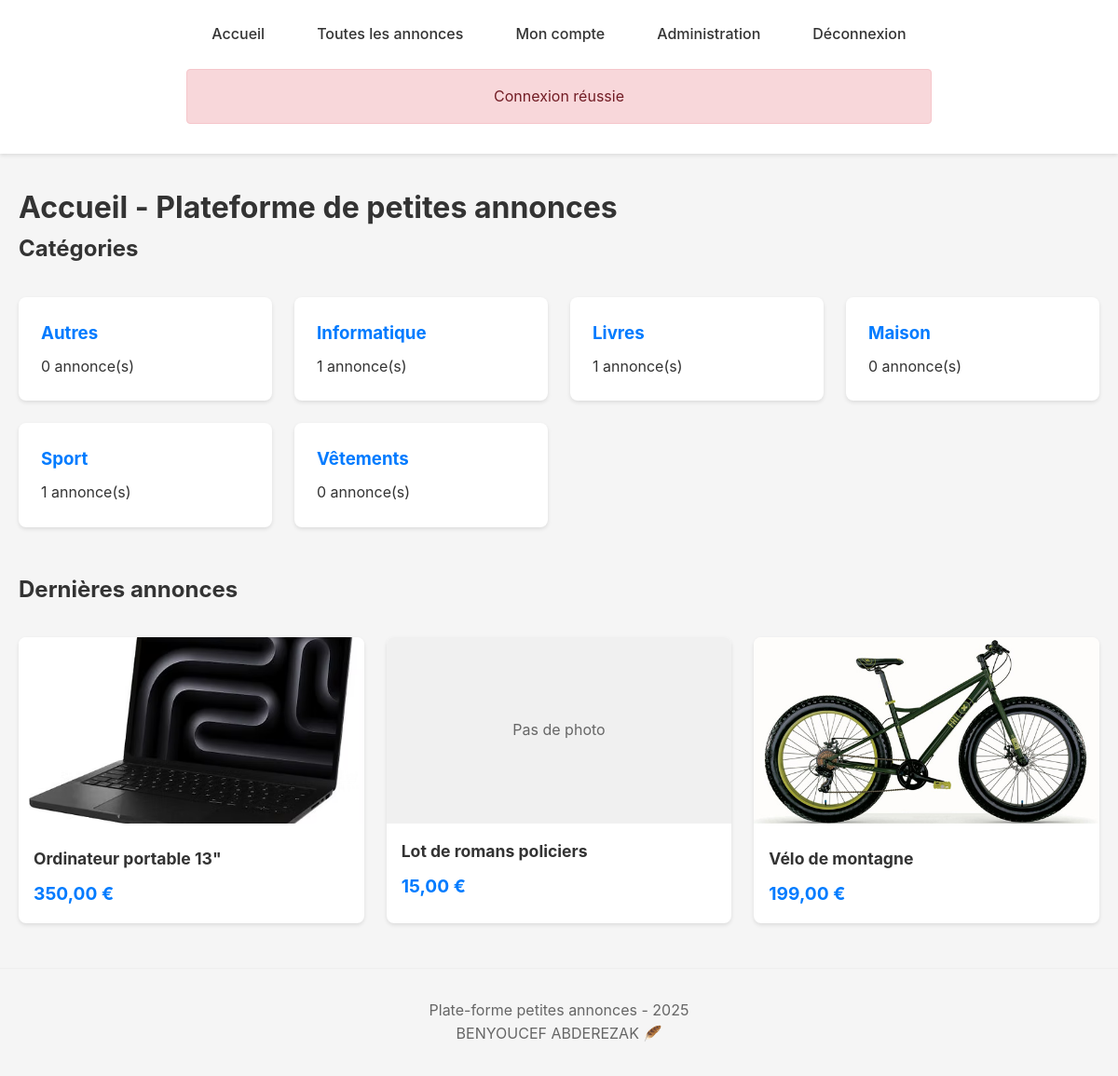
The page /site.php (signed in) on the database its author committed.
### tables this page shows
CREATE TABLE categories (
    id VARCHAR(50) PRIMARY KEY,
    name VARCHAR(100) NOT NULL
);

CREATE TABLE annonces (
    id VARCHAR(100) PRIMARY KEY,
    title VARCHAR(100) NOT NULL,
    description TEXT NOT NULL,
    price INT NOT NULL,
    category_id VARCHAR(50) NOT NULL,
    seller_email VARCHAR(255) NOT NULL,
    photos JSON,
    delivery_modes JSON NOT NULL,
    created_date TIMESTAMP DEFAULT CURRENT_TIMESTAMP,
    sold BOOLEAN DEFAULT FALSE,

    CONSTRAINT fk_annonces_category FOREIGN KEY (category_id) REFERENCES categories(id) ON DELETE CASCADE,
    CONSTRAINT fk_annonces_seller   FOREIGN KEY (seller_email)  REFERENCES users(email)    ON DELETE CASCADE
);

### src/control/Controller.php (called while the page is built, shortened)
<?php
require_once("view/View.php");
require_once("model/Annonce.php");
class Controller{
    protected $view;
    protected $annonceStorage;
    protected $categoryStorage;
    public function __construct($view, $annonceStorage, $userStorage, $categoryStorage, $achatStorage){
        $this->view = $view;
        $this->annonceStorage = $annonceStorage;
        $this->categoryStorage = $categoryStorage;
    }
    public function showHome(){
        $categories = $this->categoryStorage->readAll();
        $annonces = $this->annonceStorage->readAllNotSold();
        $last = array_slice($annonces, -4, 4, true);
        $countAnnoncesCat = [];
        if(!empty($categories)){
            foreach($categories as $category){
                $countAnnoncesCat[$category->getId()] = $this->categoryStorage->countAnnonces($category->getId());
            }
        }
        $this->view->prepareHomePage($categories, $last, $countAnnoncesCat);
    }
}

### src/Router.php (called while the page is built, shortened)
<?php
require_once("control/Controller.php");
require_once("view/View.php");
class Router{
    public function main($annonceStorage = null, $userStorage =null, $categoryStorage = null, $achatStorage = null){
        $feedback = null;
        if (isset($_SESSION['feedback'])){
            $feedback = $_SESSION['feedback'];
        }
        $view = new View($this, $feedback);
        $controller = new Controller($view, $annonceStorage, $userStorage, $categoryStorage, $achatStorage);
        $userController = new UserController($view, $annonceStorage, $userStorage, $categoryStorage, $achatStorage);
        $adminController = new AdminController($view, $annonceStorage, $userStorage, $categoryStorage, $achatStorage);
        $action = isset($_GET['action']) ? $_GET['action'] : null;
        $id = isset($_GET['id']) ? $_GET['id'] : null;
        $categoryId = isset($_GET['category']) ? $_GET['category'] : null;
        if($action === 'liste'){
            $controller->showList($categoryId);
        }elseif($action === 'nouveau'){
            $controller->createNewAnnonce();
        }elseif($action === 'sauverNouveau'){
            $controller->saveNewAnnonce($_POST, $_FILES);
        }elseif($action === 'supprimer' && $id){
            $controller->deleteAnnonce($id);
        }elseif($action === 'acheter' && $id){
            $controller->purchaseAnnonce($id, $_POST);
        }elseif($action === 'confirmer' && $id){
            $controller->confirmReception($id);
        }elseif($action === 'connexion'){
            $userController->showLogin();
        }elseif($action === 'connexionPost'){
            $userController->login($_POST);
        }elseif($action === 'inscription'){
            $userController->showRegister();
        }elseif($action === 'inscriptionPost'){
            $userController->register($_POST);
        }elseif($action === 'deconnexion'){
            $userController->logout();
        }elseif($action === 'profil'){
            $userController->showProfile();
        }elseif($action === 'admin'){
            $adminController->showAdmin();
        }elseif($action === 'supprimerUtilisateur' && isset($_GET['email'])){
            $adminController->deleteUser($_GET['email']);
        }elseif($action === 'creerCategorie'){
            $adminController->createCategory($_POST);
        }elseif($action === 'modifierCategorie' && $id){
            $adminController->updateCategory($id, $_POST);
        }elseif($action === 'supprimerCategorie' && $id){
            $adminController->deleteCategory($id);
        }elseif ($id){
            $controller->showAnnonce($id);
        }else{
            $controller->showHome();
        }
    }
    protected function scriptName(){
        return htmlspecialchars(basename($_SERVER['PHP_SELF']));
    }
    public function getListURL($categoryId = null){
        $url = $this->scriptName() . "?action=liste";
        if ($categoryId) {
            $url .= "&category=" . urlencode($categoryId);
        }
        return $url;
    }
    public function getCategoryURL($categoryId){
        return $this->getListURL($categoryId);
    }
    public function getAnnonceURL($id){
        return $this->scriptName() . "?id=" . urlencode($id);
    }
}

### site.php (called while the page is built, shortened)
<?php
require_once("Router.php");
require_once("model/AnnonceStorageSql.php");
require_once("model/CategoryStorageSql.php");
$annonceStorage = new AnnonceStorageSql();
$userStorage = new UserStorageSql();
$categoryStorage = new CategoryStorageSql();
$achatStorage = new AchatStorageSql();
$router = new Router();
$router->main($annonceStorage, $userStorage, $categoryStorage, $achatStorage);

### src/model/Category.php (called while the page is built, shortened)
<?php
class Category{
    protected $id;
    protected $name;
    public function __construct($id, $name) {
        $this->id = $id;
        $this->name = $name;
    }
    public function getId() { return $this->id; }
    public function getName() { return $this->name; }
}

### src/model/CategoryStorageSql.php (called while the page is built, shortened)
<?php
require_once("Category.php");
require_once("config/Database.php");
class CategoryStorageSql implements CategoryStorage{
    private $pdo;
    public function __construct(){
        $this->pdo = Database::getInstance();
    }
    public function readAll(){
        $stmt = $this->pdo->query("SELECT * FROM categories ORDER BY name");
        $rows = $stmt->fetchAll(PDO::FETCH_ASSOC);
        $categories = [];
        foreach ($rows as $row) {
            $categories[$row['id']] = $this->rowToCategory($row);
        }
        return $categories;
    }
    private function rowToCategory($row){
        return new Category($row['id'], $row['name']);
    }
}

### src/config/Database.php (called while the page is built, shortened)
<?php
class Database{
    private static $instance = null;
    private function __construct(){
        try{
            $this->pdo = new PDO(
                "mysql:host=" . DB_HOST . ";dbname=" . DB_NAME . ";charset=utf8",
                DB_USER,
                DB_PASS,
                [PDO::ATTR_ERRMODE => PDO::ERRMODE_EXCEPTION]
            );
        } catch (PDOException $e){
            echo "Connexion à MySQL impossible : ", $e->getMessage();
        }
    }
    public static function getInstance(){
        if(self::$instance === null){
            self::$instance = new Database();
        }
        return self::$instance->pdo;
    }
}

### src/model/Annonce.php (called while the page is built, shortened)
<?php
class Annonce{
    protected $title;
    protected $price;
    protected $photos;
    public function __construct($title, $description, $priceCentimes, $categoryId, $sellerEmail, $deliveryModes = array(), $photos = array()) {
        $this->title = $title;
        $this->price = (int)$priceCentimes;
        $this->photos = is_array($photos) ? $photos : array();
    }
    public function getTitle(){
        return $this->title;
    }
    public function getPriceFormatted(){
        return number_format($this->price / 100, 2, ',', ' ') . " €";
    }
    public function getFirstPhotoUrl(){
        return count($this->photos) ? 'uploads/annonces/' . $this->photos[0] : null;
    }
}

### src/model/AnnonceStorageSql.php (called while the page is built, shortened)
<?php
require_once("Annonce.php");
require_once("config/Database.php");
class AnnonceStorageSql implements AnnonceStorage{
    private $pdo;
    public function __construct(){
        $this->pdo = Database::getInstance();
    }
    public function readAllNotSold(){
        $stmt = $this->pdo->prepare("
            SELECT * FROM annonces
            WHERE sold = 0
            ORDER BY created_date DESC
        ");
        $stmt->execute();
        $rows = $stmt->fetchAll(PDO::FETCH_ASSOC);
        $annonces = [];
        foreach ($rows as $row){
            $annonces[$row['id']] = $this->rowToAnnonce($row);
        }
        return $annonces;
    }
    private function rowToAnnonce($row){
        $photos = json_decode($row['photos'], true) ?: [];
        $delivery_modes = json_decode($row['delivery_modes'], true) ?: [];
        $annonce = new Annonce(
            $row['title'],
            $row['description'],
            $row['price'],
            $row['category_id'],
            $row['seller_email'],
            $delivery_modes,
            $photos
        );
        $annonce->setCreatedDate(new DateTime($row['created_date']));
        $annonce->setSold($row['sold']);
        return $annonce;
    }
}

### src/view/UserView.php (the view, shortened to what this page needs)
<?php
class UserView {
    protected $router;
    public function __construct($router){
        $this->router = $router;
    }
    public function renderHomePage($categories, $lastAnnonces, $countAnnoncesCat){
        $html = "<div class='home-page'>";
        $html .= "<section class='categories-section'>";
        $html .= "<h2>Catégories</h2>";
        $html .= "<div class='categories-grid'>";
        foreach ($categories as $category) {
            $count = $countAnnoncesCat[$category->getId()];
            $html .= "<a href='" . $this->router->getCategoryURL($category->getId()) . "' class='category-card'>";
            $html .= "<h3>" . htmlspecialchars($category->getName()) . "</h3>";
            $html .= "<p>" . $count . " annonce(s)</p>";
            $html .= "</a>";
        }
        $html .= "</div>";
        $html .= "</section>";
        $html .= "<section class='last-annonces'>";
        $html .= "<h2>Dernières annonces</h2>";
        if (empty($lastAnnonces)) {
            $html .= "<p>Aucune annonce pour le moment.</p>";
        } else {
            $html .= "<div class='annonces-grid'>";
            foreach ($lastAnnonces as $id => $a) {
                $html .= $this->renderAnnonceCard($a, $id);
            }
            $html .= "</div>";
        }
        $html .= "</section>";
        $html .= "</div>";
        return $html;
    }
    protected function renderAnnonceCard($annonce, $id, $showDelete = false){
        $html = "<div class='annonce-card'>";
        $html .= "<a href='" . $this->router->getAnnonceURL($id) . "'>";
        if ($annonce->getFirstPhotoUrl()) {
            $html .= "<img src='" . htmlspecialchars($annonce->getFirstPhotoUrl()) . "' alt='' class='annonce-thumb'>";
        } else {
            $html .= "<div class='annonce-thumb no-photo'>Pas de photo</div>";
        }
        $html .= "<h3>" . htmlspecialchars($annonce->getTitle()) . "</h3>";
        $html .= "<div class='annonce-price'>" . htmlspecialchars($annonce->getPriceFormatted()) . "</div>";
        $html .= "</a>";
        $html .= "</div>";
        return $html;
    }
}

### src/css/style.css (style rules this page uses)
* { margin: 0; padding: 0; box-sizing: border-box; }
body { font-family: -apple-system, BlinkMacSystemFont, 'Segoe UI', Roboto, Oxygen, Ubuntu, sans-serif; line-height: 1.6; color: #333; background-color: #f5f5f5; }
.categories-grid { display: grid; grid-template-columns: repeat(auto-fill, minmax(250px, 1fr)); gap: 1.5rem; margin: 2rem 0; }
.category-card { background-color: white; padding: 1.5rem; border-radius: 8px; text-decoration: none; color: inherit; box-shadow: 0 2px 4px rgba(0,0,0,0.1); transition: transform 0.2s, box-shadow 0.2s; }
.category-card h3 { margin-bottom: 0.5rem; color: #007bff; }
.annonces-grid { display: grid; grid-template-columns: repeat(auto-fill, minmax(300px, 1fr)); gap: 1.5rem; margin: 2rem 0; }
.annonce-card { background-color: white; border-radius: 8px; overflow: hidden; box-shadow: 0 2px 4px rgba(0,0,0,0.1); position: relative; }
.annonce-card a { text-decoration: none; color: inherit; }
.annonce-thumb { width: 100%; height: 200px; object-fit: cover; }
.no-photo { background-color: #f0f0f0; display: flex; align-items: center; justify-content: center; color: #666; }
.annonce-card h3 { padding: 1rem 1rem 0.5rem; font-size: 1.1rem; }
.annonce-price { padding: 0 1rem 1rem; font-weight: bold; color: #007bff; font-size: 1.2rem; }
.home-page section { margin-bottom: 3rem; }
.home-page h2 { margin-bottom: 1rem; color: #333; }

### rows shown on the page
categories: name "Autres", id "0"
categories: name "Informatique", id "1"
categories: name "Livres", id "1"
categories: name "Maison", id "0"
categories: name "Sport", id "1"
categories: name "Vêtements", id "0"
annonces: shows a picture, title "Ordinateur portable 13\"", price "350,00 €"
annonces: shows "Pas de photo", title "Lot de romans policiers", price "15,00 €"
annonces: shows a picture, title "Vélo de montagne", price "199,00 €"

### other values the page prints
$item['text'] "Accueil"
$item['text'] "Toutes les annonces"
$item['text'] "Mon compte"
$item['text'] "Administration"
$item['text'] "Déconnexion"
$this->feedback "Connexion réussie"
$this->title "Accueil - Plateforme de petites annonces"
